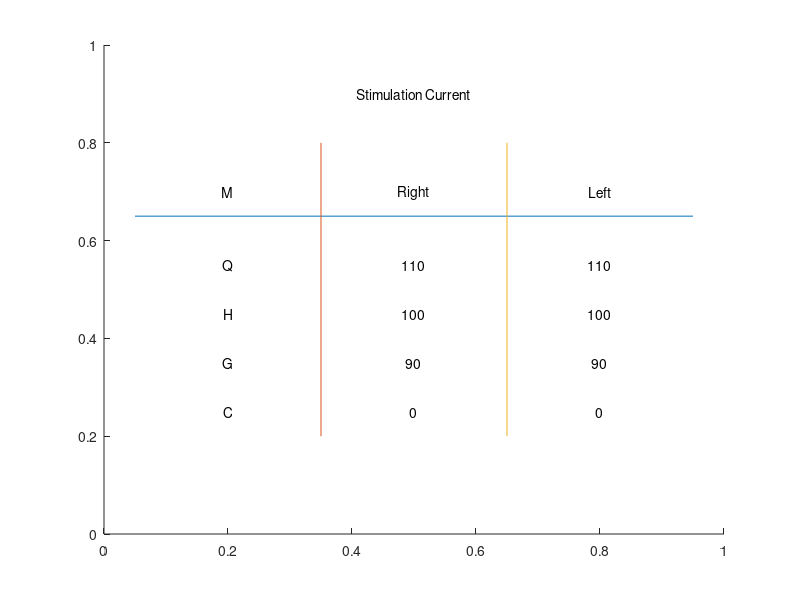

Write MATLAB code to recreate this figure.
% ==========================================
% Stimulation_Currents_icon.m


% ==========================================
% Set up plot;
gca; cla;
axis([0 1 0 1]);
hold on;
set(gcf, 'position', [50 50 260 150]);

Quad_R = [110]; Ham_R = [100]; Glut_R = [90]; Calf_R = [0];
Quad_L = [110]; Ham_L = [100]; Glut_L = [90]; Calf_L = [0];

% ==========================================
% Begin:
text(0.5, 0.9, 'Stimulation Current', 'HorizontalAlignment', 'center', 'VerticalAlignment', 'middle');

plot([0.05 0.95], [0.65 0.65]);
plot([0.35 0.35], [0.8 0.2]);
plot([0.65 0.65], [0.8 0.2]);

text(0.2, 0.7, 'M', 'HorizontalAlignment', 'center', 'VerticalAlignment', 'middle');
text(0.5, 0.7, 'Right', 'HorizontalAlignment', 'center', 'VerticalAlignment', 'middle');
text(0.8, 0.7, 'Left', 'HorizontalAlignment', 'center', 'VerticalAlignment', 'middle');

text(0.2, 0.55, 'Q', 'HorizontalAlignment', 'center', 'VerticalAlignment', 'middle');
text(0.5, 0.55, num2str(Quad_R), 'HorizontalAlignment', 'center', 'VerticalAlignment', 'middle');
text(0.8, 0.55, num2str(Quad_L), 'HorizontalAlignment', 'center', 'VerticalAlignment', 'middle');

text(0.2, 0.45, 'H', 'HorizontalAlignment', 'center', 'VerticalAlignment', 'middle');
text(0.5, 0.45, num2str(Ham_R), 'HorizontalAlignment', 'center', 'VerticalAlignment', 'middle');
text(0.8, 0.45, num2str(Ham_L), 'HorizontalAlignment', 'center', 'VerticalAlignment', 'middle');

text(0.2, 0.35, 'G', 'HorizontalAlignment', 'center', 'VerticalAlignment', 'middle');
text(0.5, 0.35, num2str(Glut_R), 'HorizontalAlignment', 'center', 'VerticalAlignment', 'middle');
text(0.8, 0.35, num2str(Glut_L), 'HorizontalAlignment', 'center', 'VerticalAlignment', 'middle');

text(0.2, 0.25, 'C', 'HorizontalAlignment', 'center', 'VerticalAlignment', 'middle');
text(0.5, 0.25, num2str(Calf_R), 'HorizontalAlignment', 'center', 'VerticalAlignment', 'middle');
text(0.8, 0.25, num2str(Calf_L), 'HorizontalAlignment', 'center', 'VerticalAlignment', 'middle');


% ==========================================
% End of file